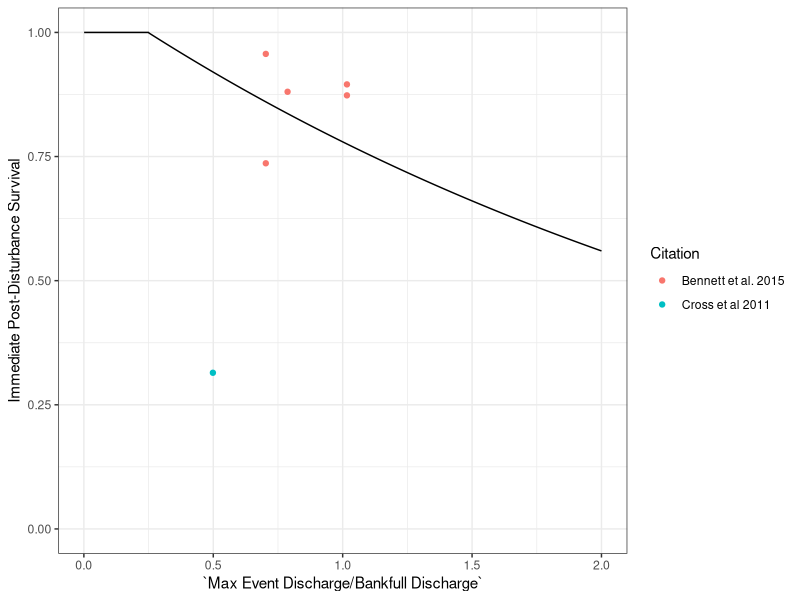

This figure's R source:
############################################################
## Code to fit curve to P. anitpodarum mortality rates to data
#############################################################

library(readxl)
library(minpack.lm)
library(tidyverse)
library(car)
library(boot)
NZMSVitalRates <- read_excel("VitalRates.xlsx", sheet = "NZMS Mortality Rates")
NZMSVitalRates <- as.data.frame(NZMSVitalRates)

flow.surv.fit <- function(magnitude, mortality, Qmin){
  x <- magnitude # rename x and y
  y <- 1 - mortality # convert to survival
  df <- as.data.frame(cbind(x,y))
  df <- rbind(df, c(Qmin, 1.375))  # make sure we specify that we have 100% survival at Qmin (0.25)
  nls.fit <- nlsLM(formula = (y ~ k* exp(-h*x)), data = df, start = c(k = 1, h = 1)) # fit to negative exponential function
  return(nls.fit)
}

flow.surv.rate <- function(h, k, max, min, interval, Qmin) {
  Q <- seq(min, max, by = interval)
  surv <- k*(exp(-h*Q))
  surv.df <- as.data.frame(cbind(Q, surv))
  surv.df$surv[which(surv.df$Q <= Qmin)] <- 1
  return(surv.df)
}

surv.fit.NZMS <- flow.surv.fit(NZMSVitalRates$`Max Event Discharge/Bankfull Discharge`, NZMSVitalRates$Mortality, 0.25)
surv.df.NZMS <- flow.surv.rate(surv.fit.NZMS$m$getPars()[2] , surv.fit.NZMS$m$getPars()[1], 2, 0.001, 0.001, 0.25)

ggplot(surv.df.NZMS, aes(x = Q, y = surv))+
  geom_line()+
  geom_point(data = NZMSVitalRates, aes(x = `Max Event Discharge/Bankfull Discharge` , y = 1-(Mortality), color = Citation))+
  coord_cartesian(ylim = c(0,1)) +
  ylab('Immediate Post-Disturbance Survival') +
  theme_bw()+
  xlab('`Max Event Discharge/Bankfull Discharge`')

# calculating temperature fecundity relationship for NZMS using a power function
# log(y)=log(b*x^z)=log(b)+z*log(x)
# In this case lm(log(y)~log(x) ) solve your problem

# max recruitment between 16 and 19 C (Dybahl and Kane)
# recruitment stops below 9C (Bennett )
# above 27 C everything stops working well (Dybahl and Kane)
x <- c(9, 16, 17.5, 19, 27)
y <- c(0.001, 1, 1, 1, 0.001)
data <- as.data.frame(cbind(x,y))
nlsLM(y~ -b*(x - 17.5)^4 + 1,start = list(b = 0),data=data)

# eq = y = -0.0001427(x - 17.5)^4 + 1 * F 

# Calculating Temperature Dependent Mortality
NZMSSurvRates <- read_excel("VitalRates.xlsx", sheet = "NZMS Survival Rates")
NZMSSurvRates <- as.data.frame(NZMSSurvRates)
fit <- nlsLM(logit(Survival) ~ a*Temperature^2+ b*Temperature + c, data = NZMSSurvRates, start = c(a = 1, b = 1, c = 1))
TempSurv <- function(x){
  y = -0.08814*x^2 + 3.09981*x -9.18655 
  return(inv.logit(y))
}
